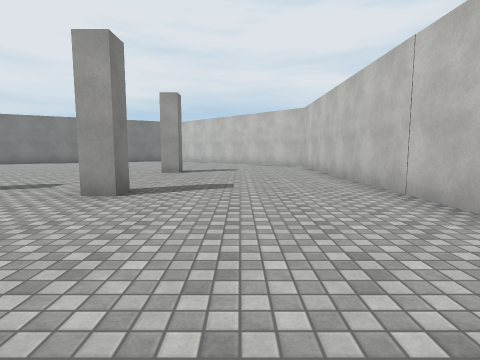
view 1 (above)

17 first-person views from a walk through a Unity game level. The camera is 1.3 m above the floor, tilts 6° down and sees 80° across. The floor is counted in squares, 2 m on a side. Each view is taken from the middle of a square. On the plan, view 1 faces up. The plan holds only what a view shows up to about 9 squares ahead; the rest is blank. The place goes on beyond the plan. The player is left out. Some animated figures are not drawn. Surface patterns are stand-ins for the level's own textures.

view 2
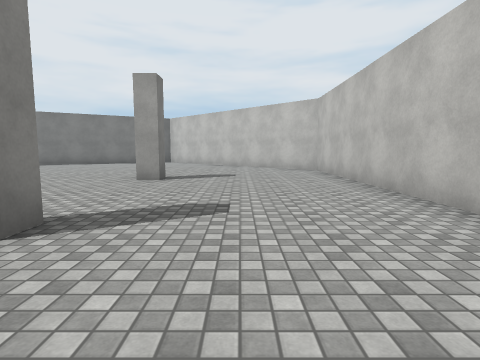

view 3
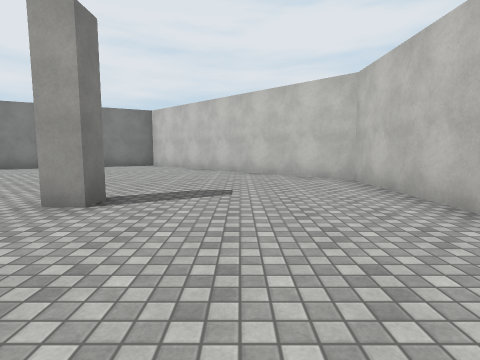

view 4
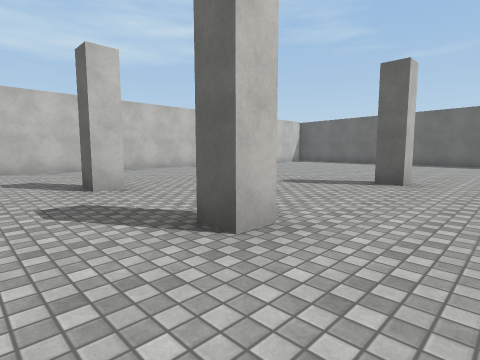

view 5
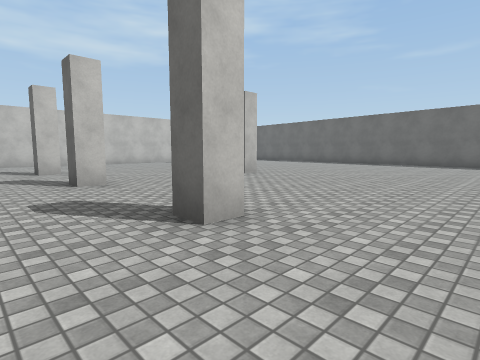

view 6
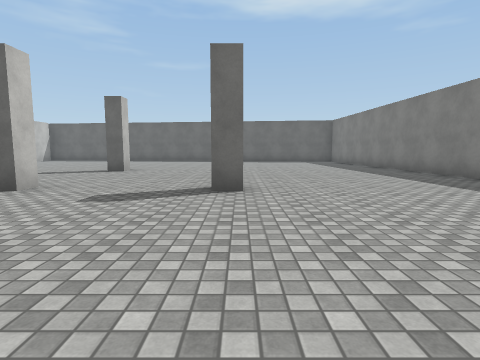

view 7
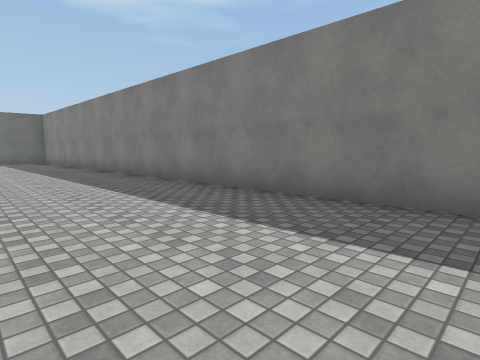

view 8
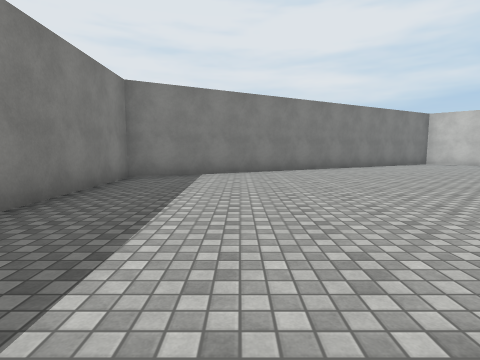

view 9
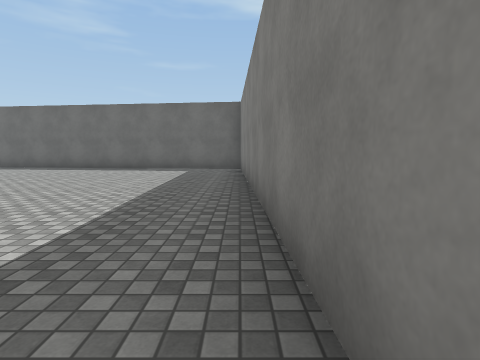

view 10
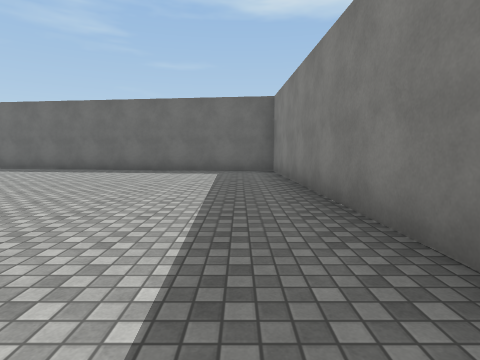

view 11
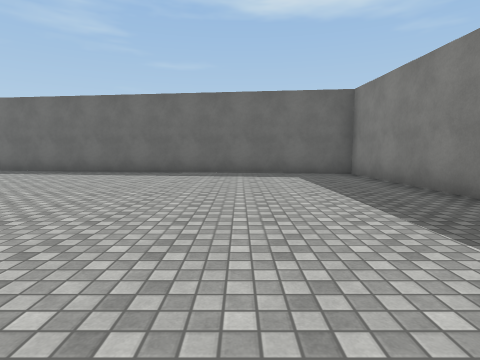

view 12
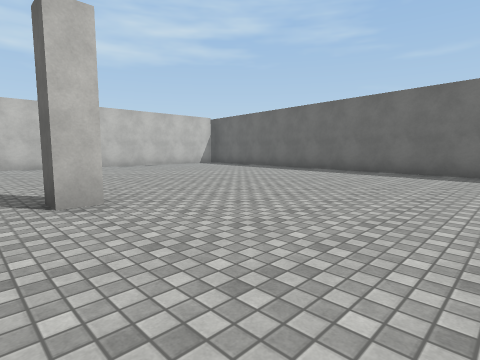

view 13
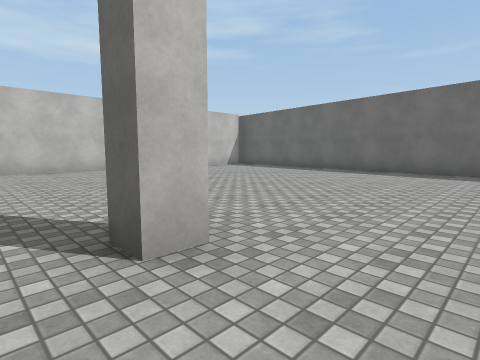

view 14
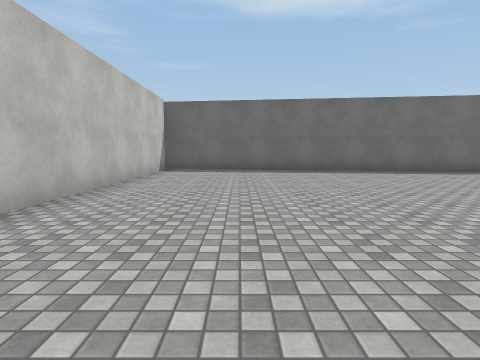

view 15
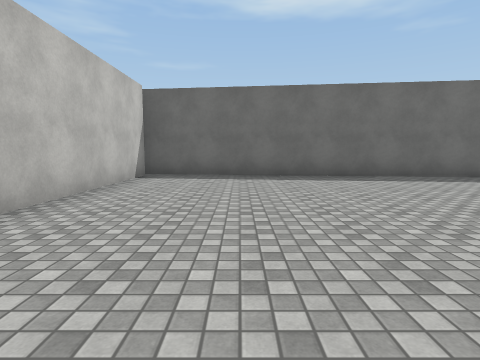

view 16
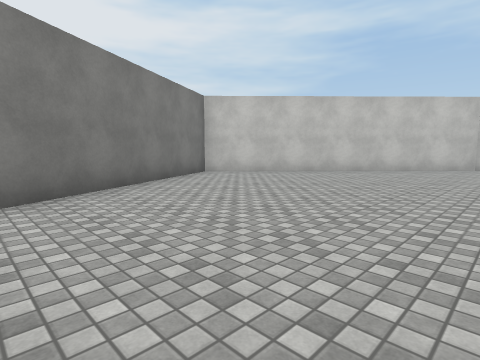

view 17
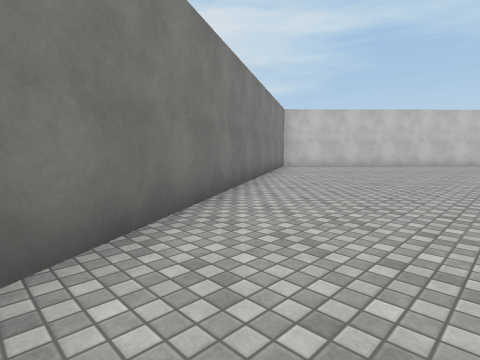

### Floor plan
Points are (right, up) in squares from view 1. A wall is a line through its corners. A room is listed if a view was taken in it or the views show most of it. See-through windows are left out.
Room 1 (views 1, 2, 3, 4, 5, 6, 7, 8, 9, 10, 11, 12, 13, 14, 15, 16, 17)
walls: (-5.5, 3.9) (-5.5, 4.5) (-4.9, 4.5); (-5.5, -0.2) (-5.5, 0.3) (-4.9, 0.3); (-9.1, 4) (-9.1, 4.5) (-8.5, 4.5); (-2.3, 4) (-2.3, 4.5) (-1.7, 4.5) (-1.7, 4) (-2.3, 4); (-1.7, 8.8) (-1.7, 8.2) (-2.2, 8.2); (2.4, 2.9) (2.4, 11.1) (-3.6, 16.9) (-14.6, 10.7) (-14, -6.7) (2.7, -8.8); (2.4, -8.4) (2.4, 0.2)

Where each view was taken, in squares from view 1:
view 1: 0 up, 0 right, facing up
view 2: 2 up, 0 right, facing up
view 3: 5 up, 0 right, facing up
view 4: 6 up, 7 left, facing down-right
view 5: 6 up, 11 left, facing down-right
view 6: 9 up, 9 left, facing down
view 7: 9 up, 11 left, facing down-left
view 8: 4 up, 12 left, facing up
view 9: 3 up, 14 left, facing down
view 10: 2 up, 13 left, facing down
view 11: 1 up, 11 left, facing down
view 12: 1 up, 9 left, facing down-right
view 13: 1 up, 7 left, facing down-right
view 14: 1 up, 0 right, facing down
view 15: 1 down, 0 right, facing down
view 16: 10 up, 9 left, facing up-right
view 17: 10 up, 13 left, facing up-right
